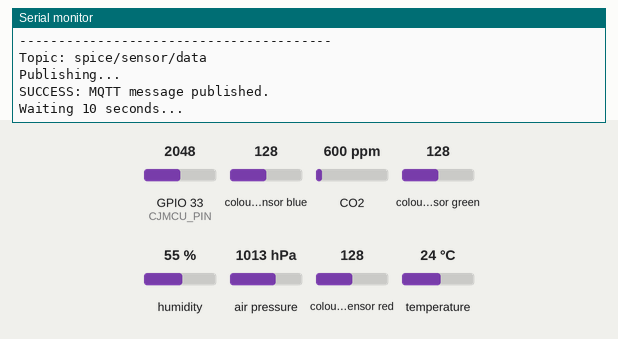
Recording of a sketch running on a simulated ESP32. Shown: the last lines printed to the serial monitor. The inputs (shaded band) are chosen by the test bench; at power-on: colour sensor blue 128, colour sensor green 128, GPIO 33 (CJMCU_PIN) = 2048, CO2 600 ppm, humidity 55 %, air pressure 1013 hPa, colour sensor red 128, temperature 24 °C. WiFi joins after 1.5 s; servers stay silent unless stated; no MQTT or app messages arrive unless stated.

Above: at 4.8 s.
4.9 s: colour sensor blue set to 5
At 13.86 s:
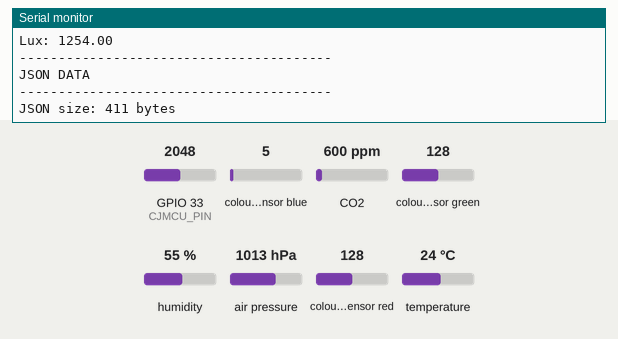
15.3 s: colour sensor green set to 5
At 23.99 s:
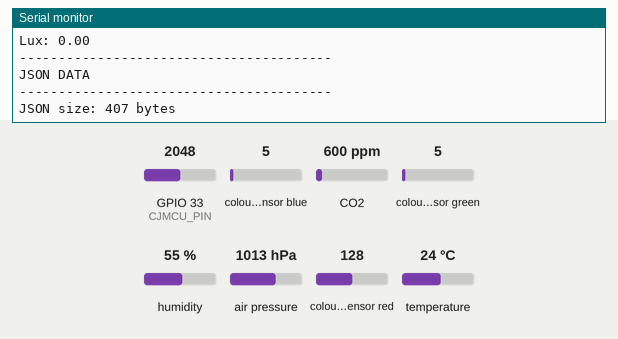
25.4 s: GPIO 33 (CJMCU_PIN) set to 1228
At 34.12 s:
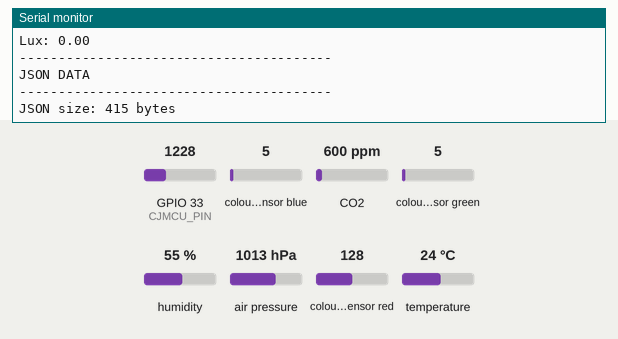
35.6 s: CO2 set to 1050 ppm
At 44.25 s:
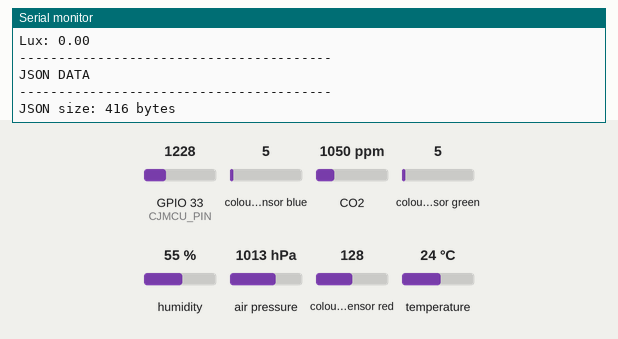
45.7 s: humidity set to 22 %
At 54.38 s:
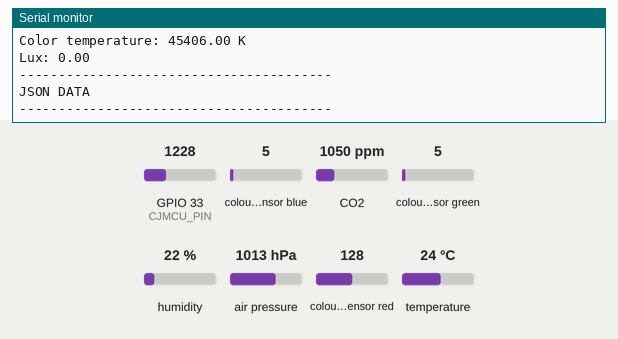
55.8 s: colour sensor green set to 128
At 65.4 s:
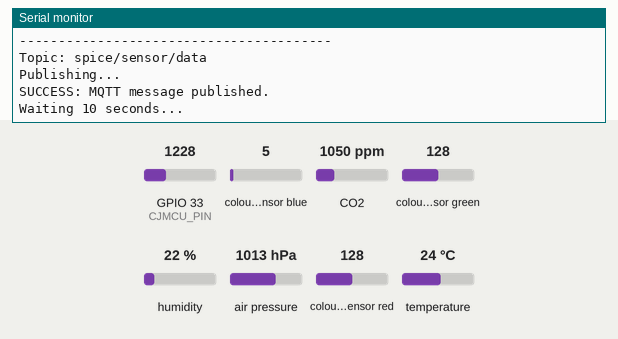
Timing chart, 0 to 66.9 s (numbered marks = the images above; inputs shaded):
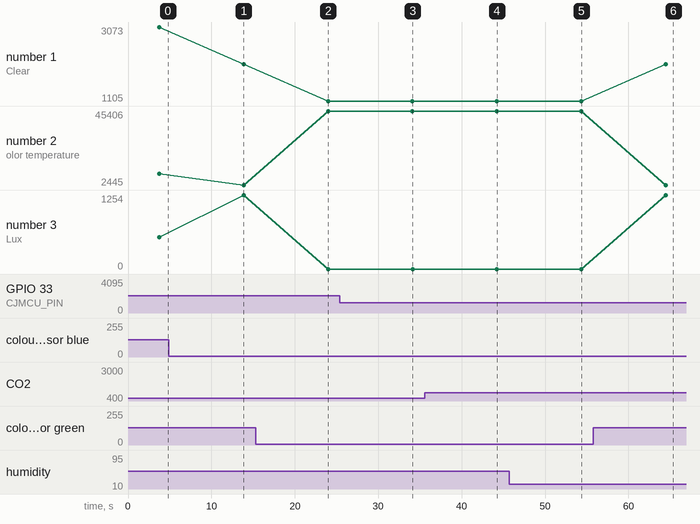

The sketch:

spice_sensor_node.ino
```cpp
#include <WiFi.h>
#include <PubSubClient.h>
#include <ArduinoJson.h>
#include <Wire.h>
#include <Adafruit_Sensor.h>
#include <Adafruit_BME280.h>
#include <Adafruit_TCS34725.h>
#include "MQ135.h"
#include <math.h>

// ============================================================
// WIFI CONFIGURATION
// ============================================================

const char* ssid = "SNUC";
const char* password = "snu12345";

const char* mqtt_server = "10.31.28.157";
const char* mqtt_user = "spice_mqtt_user";
const char* mqtt_pass = "12345";
const int mqtt_port = 1883;
const char* mqtt_topic = "spice/sensor/data";

// ============================================================
// SENSOR PINS
// ============================================================

#define MQ135_PIN 32
#define CJMCU_PIN 33

#define SDA_PIN 21
#define SCL_PIN 22

// ============================================================
// OBJECTS
// ============================================================

WiFiClient espClient;
PubSubClient client(espClient);

Adafruit_BME280 bme;

Adafruit_TCS34725 tcs =
  Adafruit_TCS34725(
    TCS34725_INTEGRATIONTIME_50MS,
    TCS34725_GAIN_4X
  );

MQ135 mq135(MQ135_PIN);

// ============================================================
// PREVIOUS VALUES
// ============================================================

float prevMQ = 0;
float prevVOC = 0;

unsigned long prevTime = 0;


// ============================================================
// WIFI CONNECTION
// ============================================================

void setup_wifi() {

  Serial.println();
  Serial.println("========================================");
  Serial.println("WIFI CONNECTION");
  Serial.println("========================================");

  Serial.print("SSID: ");
  Serial.println(ssid);

  Serial.println("Connecting to Wi-Fi...");

  WiFi.mode(WIFI_STA);
  WiFi.begin(ssid, password);

  int attempts = 0;

  while (WiFi.status() != WL_CONNECTED) {

    delay(500);

    Serial.print(".");

    attempts++;

    if (attempts >= 60) {

      Serial.println();
      Serial.println("ERROR: Wi-Fi connection failed.");
      Serial.println("Check:");
      Serial.println("1. SSID");
      Serial.println("2. Password");
      Serial.println("3. Wi-Fi availability");

      return;
    }
  }

  Serial.println();
  Serial.println("Wi-Fi connected!");

  Serial.print("ESP32 IP address: ");
  Serial.println(WiFi.localIP());

  Serial.print("Gateway: ");
  Serial.println(WiFi.gatewayIP());

  Serial.print("Signal strength RSSI: ");
  Serial.print(WiFi.RSSI());
  Serial.println(" dBm");
}


// ============================================================
// MQTT CONNECTION
// ============================================================

bool connectMQTT() {

  Serial.println();
  Serial.println("========================================");
  Serial.println("MQTT CONNECTION");
  Serial.println("========================================");

  Serial.print("MQTT server: ");
  Serial.println(mqtt_server);

  Serial.print("MQTT port: ");
  Serial.println(mqtt_port);

  Serial.print("MQTT username: ");
  Serial.println(mqtt_user);

  Serial.print("MQTT topic: ");
  Serial.println(mqtt_topic);

  Serial.println();
  Serial.println("Attempting MQTT connection...");

  // Unique client ID
  String clientId = "ESP32Client-";
  clientId += String((uint32_t)ESP.getEfuseMac(), HEX);

  Serial.print("Client ID: ");
  Serial.println(clientId);

  if (client.connect(
        clientId.c_str(),
        mqtt_user,
        mqtt_pass
      )) {

    Serial.println("MQTT CONNECTED!");

    return true;
  }

  Serial.println("MQTT CONNECTION FAILED.");

  Serial.print("MQTT state code: ");
  Serial.println(client.state());

  Serial.println();
  Serial.println("MQTT state meanings:");
  Serial.println("-2 = MQTT_CONNECT_FAILED");
  Serial.println("-1 = MQTT_CONNECTION_TIMEOUT");
  Serial.println(" 0 = MQTT_CONNECTED");
  Serial.println(" 1 = MQTT_CONNECT_BAD_PROTOCOL");
  Serial.println(" 2 = MQTT_CONNECT_BAD_CLIENT_ID");
  Serial.println(" 3 = MQTT_CONNECT_UNAVAILABLE");
  Serial.println(" 4 = MQTT_CONNECT_BAD_CREDENTIALS");
  Serial.println(" 5 = MQTT_CONNECT_UNAUTHORIZED");

  return false;
}


// ============================================================
// MQTT RECONNECT
// ============================================================

void reconnectMQTT() {

  while (!client.connected()) {

    Serial.println();
    Serial.println("MQTT is disconnected.");

    if (connectMQTT()) {

      Serial.println("MQTT connection restored.");

    } else {

      Serial.println();
      Serial.println("Retrying MQTT in 5 seconds...");

      delay(5000);
    }
  }
}


// ============================================================
// SENSOR INITIALIZATION
// ============================================================

void initializeSensors() {

  Serial.println();
  Serial.println("========================================");
  Serial.println("SENSOR INITIALIZATION");
  Serial.println("========================================");

  // ---------------- BME280 ----------------

  Serial.println("Initializing BME280...");

  bool bmeStatus = bme.begin(0x77);

  if (bmeStatus) {

    Serial.println("BME280 initialized successfully.");

  } else {

    Serial.println("WARNING: BME280 not detected at address 0x77.");

    Serial.println("Trying address 0x76...");

    bmeStatus = bme.begin(0x76);

    if (bmeStatus) {

      Serial.println("BME280 found at address 0x76.");

    } else {

      Serial.println("ERROR: BME280 not detected.");
    }
  }


  // ---------------- TCS34725 ----------------

  Serial.println();
  Serial.println("Initializing TCS34725...");

  if (tcs.begin()) {

    Serial.println("TCS34725 initialized successfully.");

  } else {

    Serial.println("ERROR: TCS34725 not detected.");
  }


  // ---------------- MQ135 ----------------

  Serial.println();
  Serial.println("Initializing MQ135...");

  Serial.print("MQ135 pin: ");
  Serial.println(MQ135_PIN);

  Serial.println("MQ135 initialized.");
}


// ============================================================
// SETUP
// ============================================================

void setup() {

  Serial.begin(115200);

  delay(2000);

  Serial.println();
  Serial.println();
  Serial.println("################################################");
  Serial.println("#              ESP32 STARTING                  #");
  Serial.println("################################################");

  Serial.print("ESP32 Chip Model: ");
  Serial.println(ESP.getChipModel());

  Serial.print("CPU Frequency: ");
  Serial.print(ESP.getCpuFreqMHz());
  Serial.println(" MHz");


  // ==========================================================
  // I2C
  // ==========================================================

  Serial.println();
  Serial.println("Initializing I2C...");

  Wire.begin(
    SDA_PIN,
    SCL_PIN
  );

  Serial.println("I2C initialized.");

  Serial.print("SDA: GPIO ");
  Serial.println(SDA_PIN);

  Serial.print("SCL: GPIO ");
  Serial.println(SCL_PIN);


  // ==========================================================
  // SENSORS
  // ==========================================================

  initializeSensors();


  // ==========================================================
  // WIFI
  // ==========================================================

  setup_wifi();


  // ==========================================================
  // MQTT
  // ==========================================================

  Serial.println();
  Serial.println("Configuring MQTT client...");

  client.setServer(
    mqtt_server,
    mqtt_port
  );

  client.setBufferSize(1024);

  Serial.println("MQTT client configured.");

  connectMQTT();


  // ==========================================================
  // FINISHED
  // ==========================================================

  Serial.println();
  Serial.println("################################################");
  Serial.println("#            ESP32 INITIALIZATION DONE        #");
  Serial.println("################################################");
  Serial.println();
}


// ============================================================
// READ SENSORS
// ============================================================

bool readSensorsAndPublish() {

  Serial.println();
  Serial.println("----------------------------------------");
  Serial.println("READING SENSORS");
  Serial.println("----------------------------------------");


  // ==========================================================
  // BME280
  // ==========================================================

  float temperature = bme.readTemperature();

  float humidity = bme.readHumidity();

  float pressure =
    bme.readPressure() / 100.0F;


  Serial.print("Temperature: ");
  Serial.print(temperature);
  Serial.println(" C");

  Serial.print("Humidity: ");
  Serial.print(humidity);
  Serial.println(" %");

  Serial.print("Pressure: ");
  Serial.print(pressure);
  Serial.println(" hPa");


  // ==========================================================
  // MQ135
  // ==========================================================

  float mqPPM = mq135.getPPM();

  Serial.print("MQ135 PPM: ");
  Serial.println(mqPPM);


  // ==========================================================
  // CJMCU VOC
  // ==========================================================

  int rawVOC =
    analogRead(CJMCU_PIN);

  float vocVoltage =
    rawVOC * (3.3 / 4095.0);


  Serial.print("VOC raw: ");
  Serial.println(rawVOC);

  Serial.print("VOC voltage: ");
  Serial.print(vocVoltage);
  Serial.println(" V");


  // ==========================================================
  // TCS34725
  // ==========================================================

  uint16_t r, g, b, c;

  tcs.getRawData(
    &r,
    &g,
    &b,
    &c
  );


  Serial.print("Red: ");
  Serial.println(r);

  Serial.print("Green: ");
  Serial.println(g);

  Serial.print("Blue: ");
  Serial.println(b);

  Serial.print("Clear: ");
  Serial.println(c);


  float colorTemp =
    tcs.calculateColorTemperature(
      r,
      g,
      b
    );

  float lux =
    tcs.calculateLux(
      r,
      g,
      b
    );


  Serial.print("Color temperature: ");
  Serial.print(colorTemp);
  Serial.println(" K");

  Serial.print("Lux: ");
  Serial.println(lux);


  // ==========================================================
  // DERIVED VALUES
  // ==========================================================

  float dewPoint =
    temperature -
    ((100 - humidity) / 5.0);


  float absHumidity =
    (
      6.112 *
      exp(
        (17.67 * temperature) /
        (temperature + 243.5)
      ) *
      humidity *
      2.1674
    ) /
    (273.15 + temperature);


  float heatIndex =
    temperature +
    (0.33 * absHumidity) -
    (0.7 * 1) -
    4.0;


  // ==========================================================
  // RATES
  // ==========================================================

  unsigned long currentTime =
    millis();

  float mqRate = 0;

  float vocRate = 0;


  if (prevTime != 0) {

    float dt =
      (currentTime - prevTime) /
      1000.0;

    if (dt > 0) {

      mqRate =
        (mqPPM - prevMQ) / dt;

      vocRate =
        (rawVOC - prevVOC) / dt;
    }
  }


  prevMQ = mqPPM;
  prevVOC = rawVOC;
  prevTime = currentTime;


  // ==========================================================
  // INDEXES
  // ==========================================================

  float moldRisk =
    humidity * 0.6 +
    temperature * 0.4;


  float environmentalStress =
    (temperature * 0.3) +
    (humidity * 0.3) +
    (mqPPM * 0.2) +
    (rawVOC * 0.2);


  float storageSafetyScore =
    100 - environmentalStress;


  if (storageSafetyScore < 0) {
    storageSafetyScore = 0;
  }


  float aromaIndex =
    mqPPM * 0.7 +
    rawVOC * 0.3;


  float colorIndex =
    (r + g + b) / 3.0;


  float oxidationIndex =
    (absHumidity * 0.5) +
    (temperature * 0.5);


  // ==========================================================
  // CREATE JSON
  // ==========================================================

  StaticJsonDocument<1536> doc;

  doc["temperature"] = temperature;
  doc["humidity"] = humidity;
  doc["pressure"] = pressure;

  doc["mq135_ppm"] = mqPPM;
  doc["cjmcuvoc_raw"] = rawVOC;
  doc["voc_voltage"] = vocVoltage;

  doc["red"] = r;
  doc["green"] = g;
  doc["blue"] = b;
  doc["clear"] = c;

  doc["color_temp"] = colorTemp;
  doc["lux"] = lux;

  doc["dew_point"] = dewPoint;
  doc["absolute_humidity"] = absHumidity;
  doc["heat_index"] = heatIndex;

  doc["mq_rate"] = mqRate;
  doc["voc_rate"] = vocRate;

  doc["mold_risk"] = moldRisk;
  doc["environmental_stress"] =
    environmentalStress;

  doc["storage_safety_score"] =
    storageSafetyScore;

  doc["aroma_index"] =
    aromaIndex;

  doc["color_index"] =
    colorIndex;

  doc["oxidation_index"] =
    oxidationIndex;


  // ==========================================================
  // SERIALIZE JSON
  // ==========================================================

  char buffer[1536];

  size_t jsonSize =
    serializeJson(
      doc,
      buffer
    );


  Serial.println();
  Serial.println("----------------------------------------");
  Serial.println("JSON DATA");
  Serial.println("----------------------------------------");

  Serial.print("JSON size: ");
  Serial.print(jsonSize);
  Serial.println(" bytes");

  Serial.println(buffer);


  // ==========================================================
  // MQTT PUBLISH
  // ==========================================================

  Serial.println();
  Serial.println("----------------------------------------");
  Serial.println("MQTT PUBLISH");
  Serial.println("----------------------------------------");

  Serial.print("Topic: ");
  Serial.println(mqtt_topic);

  Serial.println("Publishing...");


  bool success =
    client.publish(
      mqtt_topic,
      buffer
    );


  if (success) {

    Serial.println("SUCCESS: MQTT message published.");

  } else {

    Serial.println("ERROR: MQTT publish failed.");

    Serial.print(
      "MQTT state: "
    );

    Serial.println(
      client.state()
    );
  }


  return success;
}


// ============================================================
// MAIN LOOP
// ============================================================

void loop() {

  // ----------------------------------------------------------
  // Check Wi-Fi
  // ----------------------------------------------------------

  if (WiFi.status() != WL_CONNECTED) {

    Serial.println();
    Serial.println("WARNING: Wi-Fi disconnected.");

    setup_wifi();

    delay(1000);
  }


  // ----------------------------------------------------------
  // Check MQTT
  // ----------------------------------------------------------

  if (!client.connected()) {

    reconnectMQTT();
  }


  // IMPORTANT
  // Must be called regularly for PubSubClient
  client.loop();


  // ----------------------------------------------------------
  // Read sensors and publish
  // ----------------------------------------------------------

  readSensorsAndPublish();


  // ----------------------------------------------------------
  // Wait
  // ----------------------------------------------------------

  Serial.println();
  Serial.println("Waiting 10 seconds...");

  for (int i = 0; i < 10; i++) {

    delay(1000);

    // Keep MQTT connection alive
    client.loop();
  }
}
```

Measured:
- after the input at 4.9 s, the serial monitor: prints a new line after 8.9 s (image 1)
- after the input at 15.3 s, the serial monitor: prints a new line after 8.7 s (image 2)
- after the input at 25.4 s, the serial monitor: prints a new line after 8.7 s (image 3)
- after the input at 35.6 s, the serial monitor: prints a new line after 8.6 s (image 4)
- after the input at 45.7 s, the serial monitor: prints a new line after 8.6 s (image 5)
- after the input at 55.8 s, the serial monitor: prints a new line after 8.7 s (image 6)
- plotted number 1: 3073 → 2089 after the input at 4.9 s, 2089 → 1105 after the input at 15.3 s, 1105 → 2089 after the input at 55.8 s
- plotted number 2: 8890 → 2445 after the input at 4.9 s, 2445 → 45406 after the input at 15.3 s, 45406 → 2445 after the input at 55.8 s
